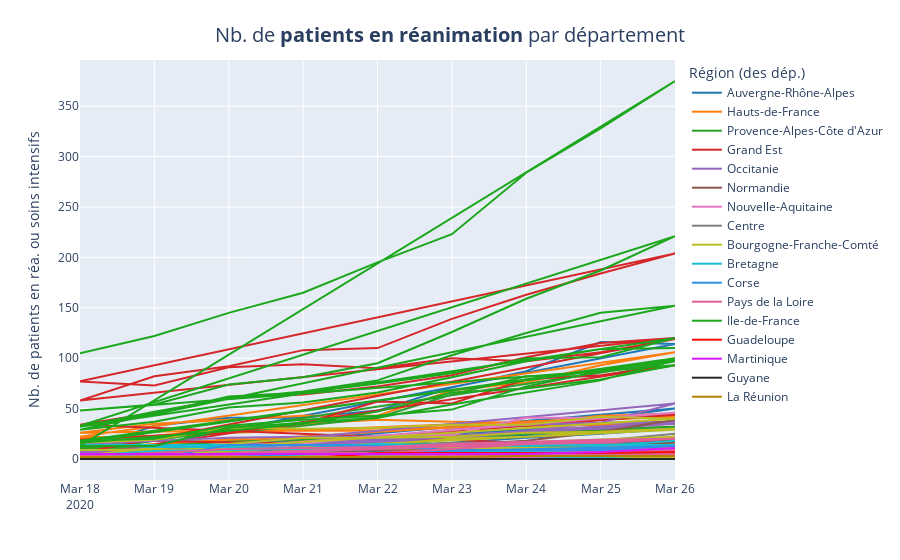

Source (notebook cell):
### Code cell
fig = px.line(x=df['jour'], y=df['rea'], color=df["regionName"], labels={'color':'Région (des dép.)'}, color_discrete_sequence=colors)
fig.update_layout(
    title_text=''
)
fig.update_layout(
    title={
                'text': "Nb. de <b>patients en réanimation</b> par département",
                'y':0.95,
                'x':0.5,
                'xanchor': 'center',
                'yanchor': 'top'},
                titlefont = dict(
                size=20)
                 )
fig.update_xaxes(title="")
fig.update_yaxes(title="Nb. de patients en réa. ou soins intensifs")
fig.write_image("images/charts/france/hosp_dep.png", scale=3, width=1100, height=700)
fig.show()

### Figure 1 — Plotly figure (JSON) as saved in the notebook; plotly's stock layout.template omitted (floating-point values rounded to 4 significant figures)
{"data": [{"hoverlabel": {"namelength": 0}, "hovertemplate": "Région (des dép.)=Auvergne-Rhône-Alpes<br>x=%{x}<br>y=%{y}", "legendgroup": "Auvergne-Rhône-Alpes", "line": {"color": "#1F77B4", "dash": "solid"}, "mode": "lines", "name": "Auvergne-Rhône-Alpes", "showlegend": true, "type": "scatter", "x": ["2020-03-18", "2020-03-19", "2020-03-20", "2020-03-21", "2020-03-22", "2020-03-23", "2020-03-24", "2020-03-25", "2020-03-26", "2020-03-18", "2020-03-19", "2020-03-20", "2020-03-21", "2020-03-22", "2020-03-23", "2020-03-24", "2020-03-25", "2020-03-26", "2020-03-18", "2020-03-19", "2020-03-20", "2020-03-21", "2020-03-22", "2020-03-23", "2020-03-24", "2020-03-25", "2020-03-26", "2020-03-18", "2020-03-19", "2020-03-20", "2020-03-21", "2020-03-22", "2020-03-23", "2020-03-24", "2020-03-25", "2020-03-26", "2020-03-18", "2020-03-19", "2020-03-20", "2020-03-21", "2020-03-22", "2020-03-23", "2020-03-24", "2020-03-25", "2020-03-26", "2020-03-18", "2020-03-19", "2020-03-20", "2020-03-21", "2020-03-22", "2020-03-23", "2020-03-24", "2020-03-25", "2020-03-26", "2020-03-18", "2020-03-19", "2020-03-20", "2020-03-21", "2020-03-22", "2020-03-23", "2020-03-24", "2020-03-25", "2020-03-26", "2020-03-18", "2020-03-19", "2020-03-20", "2020-03-21", "2020-03-22", "2020-03-23", "2020-03-24", "2020-03-25", "2020-03-26", "2020-03-18", "2020-03-19", "2020-03-20", "2020-03-21", "2020-03-22", "2020-03-23", "2020-03-24", "2020-03-25", "2020-03-26", "2020-03-18", "2020-03-19", "2020-03-20", "2020-03-21", "2020-03-22", "2020-03-23", "2020-03-24", "2020-03-25", "2020-03-26", "2020-03-18", "2020-03-19", "2020-03-20", "2020-03-21", "2020-03-22", "2020-03-23", "2020-03-24", "2020-03-25", "2020-03-26", "2020-03-18", "2020-03-19", "2020-03-20", "2020-03-21", "2020-03-22", "2020-03-23", "2020-03-24", "2020-03-25", "2020-03-26"], "xaxis": "x", "y": [0, 0, 0, 0, 1, 3, 3, 6, 6, 0, 0, 0, 0, 0, 0, 0, 0, 1, 1, 2, 3, 3, 3, 3, 4, 5, 7, 1, 1, 1, 1, 1, 2, 3, 4, 4, 2, 8, 9, 9, 11, 16, 21, 25, 30, 2, 2, 2, 2, 2, 7, 7, 16, 18, 10, 18, 17, 18, 23, 25, 29, 40, 50, 1, 1, 2, 2, 2, 3, 3, 4, 6, 2, 1, 1, 1, 2, 3, 4, 4, 4, 8, 33, 41, 41, 48, 71, 87, 116, 114, 0, 2, 2, 2, 2, 4, 4, 7, 13, 8, 11, 9, 9, 11, 20, 25, 31, 37], "yaxis": "y"}, {"hoverlabel": {"namelength": 0}, "hovertemplate": "Région (des dép.)=Hauts-de-France<br>x=%{x}<br>y=%{y}", "legendgroup": "Hauts-de-France", "line": {"color": "#FF7F0E", "dash": "solid"}, "mode": "lines", "name": "Hauts-de-France", "showlegend": true, "type": "scatter", "x": ["2020-03-18", "2020-03-19", "2020-03-20", "2020-03-21", "2020-03-22", "2020-03-23", "2020-03-24", "2020-03-25", "2020-03-26", "2020-03-18", "2020-03-19", "2020-03-20", "2020-03-21", "2020-03-22", "2020-03-23", "2020-03-24", "2020-03-25", "2020-03-26", "2020-03-18", "2020-03-19", "2020-03-20", "2020-03-21", "2020-03-22", "2020-03-23", "2020-03-24", "2020-03-25", "2020-03-26", "2020-03-18", "2020-03-19", "2020-03-20", "2020-03-21", "2020-03-22", "2020-03-23", "2020-03-24", "2020-03-25", "2020-03-26", "2020-03-18", "2020-03-19", "2020-03-20", "2020-03-21", "2020-03-22", "2020-03-23", "2020-03-24", "2020-03-25", "2020-03-26"], "xaxis": "x", "y": [10, 15, 19, 20, 21, 23, 27, 32, 35, 26, 35, 39, 43, 43, 68, 76, 93, 106, 22, 21, 28, 28, 28, 31, 35, 43, 45, 9, 11, 20, 18, 20, 28, 34, 40, 43, 20, 23, 30, 35, 39, 37, 36, 39, 42], "yaxis": "y"}, {"hoverlabel": {"namelength": 0}, "hovertemplate": "Région (des dép.)=Provence-Alpes-Côte d'Azur<br>x=%{x}<br>y=%{y}", "legendgroup": "Provence-Alpes-Côte d'Azur", "line": {"color": "#2CA02C", "dash": "solid"}, "mode": "lines", "name": "Provence-Alpes-Côte d'Azur", "showlegend": true, "type": "scatter", "x": ["2020-03-18", "2020-03-19", "2020-03-20", "2020-03-21", "2020-03-22", "2020-03-23", "2020-03-24", "2020-03-25", "2020-03-26", "2020-03-18", "2020-03-19", "2020-03-20", "2020-03-21", "2020-03-22", "2020-03-23", "2020-03-24", "2020-03-25", "2020-03-26", "2020-03-18", "2020-03-19", "2020-03-20", "2020-03-21", "2020-03-22", "2020-03-23", "2020-03-24", "2020-03-25", "2020-03-26", "2020-03-18", "2020-03-19", "2020-03-20", "2020-03-21", "2020-03-22", "2020-03-23", "2020-03-24", "2020-03-25", "2020-03-26", "2020-03-18", "2020-03-19", "2020-03-20", "2020-03-21", "2020-03-22", "2020-03-23", "2020-03-24", "2020-03-25", "2020-03-26", "2020-03-18", "2020-03-19", "2020-03-20", "2020-03-21", "2020-03-22", "2020-03-23", "2020-03-24", "2020-03-25", "2020-03-26"], "xaxis": "x", "y": [1, 1, 1, 1, 1, 1, 1, 1, 1, 1, 1, 1, 1, 1, 3, 4, 4, 6, 1, 5, 7, 7, 8, 13, 12, 17, 18, 11, 20, 26, 33, 41, 64, 82, 82, 97, 7, 13, 17, 19, 22, 23, 26, 30, 32, 3, 4, 3, 5, 5, 8, 8, 9, 10], "yaxis": "y"}, {"hoverlabel": {"namelength": 0}, "hovertemplate": "Région (des dép.)=Grand Est<br>x=%{x}<br>y=%{y}", "legendgroup": "Grand Est", "line": {"color": "#D62728", "dash": "solid"}, "mode": "lines", "name": "Grand Est", "showlegend": true, "type": "scatter", "x": ["2020-03-18", "2020-03-19", "2020-03-20", "2020-03-21", "2020-03-22", "2020-03-23", "2020-03-24", "2020-03-25", "2020-03-26", "2020-03-18", "2020-03-19", "2020-03-20", "2020-03-21", "2020-03-22", "2020-03-23", "2020-03-24", "2020-03-25", "2020-03-26", "2020-03-18", "2020-03-19", "2020-03-20", "2020-03-21", "2020-03-22", "2020-03-23", "2020-03-24", "2020-03-25", "2020-03-26", "2020-03-18", "2020-03-19", "2020-03-20", "2020-03-21", "2020-03-22", "2020-03-23", "2020-03-24", "2020-03-25", "2020-03-26", "2020-03-18", "2020-03-19", "2020-03-20", "2020-03-21", "2020-03-22", "2020-03-23", "2020-03-24", "2020-03-25", "2020-03-26", "2020-03-18", "2020-03-19", "2020-03-20", "2020-03-21", "2020-03-22", "2020-03-23", "2020-03-24", "2020-03-25", "2020-03-26", "2020-03-18", "2020-03-19", "2020-03-20", "2020-03-21", "2020-03-22", "2020-03-23", "2020-03-24", "2020-03-25", "2020-03-26", "2020-03-18", "2020-03-19", "2020-03-20", "2020-03-21", "2020-03-22", "2020-03-23", "2020-03-24", "2020-03-25", "2020-03-26", "2020-03-18", "2020-03-19", "2020-03-20", "2020-03-21", "2020-03-22", "2020-03-23", "2020-03-24", "2020-03-25", "2020-03-26", "2020-03-18", "2020-03-19", "2020-03-20", "2020-03-21", "2020-03-22", "2020-03-23", "2020-03-24", "2020-03-25", "2020-03-26"], "xaxis": "x", "y": [0, 0, 1, 1, 1, 3, 3, 3, 7, 0, 1, 2, 2, 4, 4, 4, 9, 13, 7, 7, 11, 16, 19, 28, 33, 41, 44, 0, 0, 0, 0, 2, 3, 6, 7, 9, 19, 23, 26, 35, 57, 55, 79, 83, 93, 3, 3, 5, 6, 6, 7, 7, 9, 10, 34, 46, 61, 64, 72, 83, 101, 115, 120, 58, 82, 92, 108, 110, 139, 163, 184, 204, 77, 73, 91, 94, 90, 100, 97, 106, 119, 6, 6, 5, 6, 9, 10, 11, 18, 17], "yaxis": "y"}, {"hoverlabel": {"namelength": 0}, "hovertemplate": "Région (des dép.)=Occitanie<br>x=%{x}<br>y=%{y}", "legendgroup": "Occitanie", "line": {"color": "#9467BD", "dash": "solid"}, "mode": "lines", "name": "Occitanie", "showlegend": true, "type": "scatter", "x": ["2020-03-18", "2020-03-19", "2020-03-20", "2020-03-21", "2020-03-22", "2020-03-23", "2020-03-24", "2020-03-25", "2020-03-26", "2020-03-18", "2020-03-19", "2020-03-20", "2020-03-21", "2020-03-22", "2020-03-23", "2020-03-24", "2020-03-25", "2020-03-26", "2020-03-18", "2020-03-19", "2020-03-20", "2020-03-21", "2020-03-22", "2020-03-23", "2020-03-24", "2020-03-25", "2020-03-26", "2020-03-18", "2020-03-19", "2020-03-20", "2020-03-21", "2020-03-22", "2020-03-23", "2020-03-24", "2020-03-25", "2020-03-26", "2020-03-18", "2020-03-19", "2020-03-20", "2020-03-21", "2020-03-22", "2020-03-23", "2020-03-24", "2020-03-25", "2020-03-26", "2020-03-18", "2020-03-19", "2020-03-20", "2020-03-21", "2020-03-22", "2020-03-23", "2020-03-24", "2020-03-25", "2020-03-26", "2020-03-18", "2020-03-19", "2020-03-20", "2020-03-21", "2020-03-22", "2020-03-23", "2020-03-24", "2020-03-25", "2020-03-26", "2020-03-18", "2020-03-19", "2020-03-20", "2020-03-21", "2020-03-22", "2020-03-23", "2020-03-24", "2020-03-25", "2020-03-26", "2020-03-18", "2020-03-19", "2020-03-20", "2020-03-21", "2020-03-22", "2020-03-23", "2020-03-24", "2020-03-25", "2020-03-26", "2020-03-18", "2020-03-19", "2020-03-20", "2020-03-21", "2020-03-22", "2020-03-23", "2020-03-24", "2020-03-25", "2020-03-26", "2020-03-18", "2020-03-19", "2020-03-20", "2020-03-21", "2020-03-22", "2020-03-23", "2020-03-24", "2020-03-25", "2020-03-26", "2020-03-18", "2020-03-19", "2020-03-20", "2020-03-21", "2020-03-22", "2020-03-23", "2020-03-24", "2020-03-25", "2020-03-26", "2020-03-18", "2020-03-19", "2020-03-20", "2020-03-21", "2020-03-22", "2020-03-23", "2020-03-24", "2020-03-25", "2020-03-26"], "xaxis": "x", "y": [1, 1, 1, 1, 1, 3, 3, 3, 3, 7, 11, 11, 9, 9, 13, 11, 12, 11, 2, 2, 2, 2, 2, 2, 3, 4, 5, 3, 1, 1, 1, 1, 5, 8, 10, 11, 5, 6, 10, 14, 16, 19, 28, 36, 55, 1, 3, 3, 3, 3, 3, 3, 3, 3, 15, 18, 21, 22, 22, 29, 34, 36, 37, 0, 0, 0, 0, 0, 0, 0, 1, 1, 0, 0, 0, 0, 0, 0, 2, 2, 2, 0, 1, 1, 1, 1, 1, 1, 2, 2, 5, 11, 15, 15, 20, 22, 28, 30, 35, 0, 1, 1, 1, 2, 3, 3, 7, 10, 0, 0, 0, 1, 1, 1, 1, 1, 2], "yaxis": "y"}, {"hoverlabel": {"namelength": 0}, "hovertemplate": "Région (des dép.)=Normandie<br>x=%{x}<br>y=%{y}", "legendgroup": "Normandie", "line": {"color": "#8C564B", "dash": "solid"}, "mode": "lines", "name": "Normandie", "showlegend": true, "type": "scatter", "x": ["2020-03-18", "2020-03-19", "2020-03-20", "2020-03-21", "2020-03-22", "2020-03-23", "2020-03-24", "2020-03-25", "2020-03-26", "2020-03-18", "2020-03-19", "2020-03-20", "2020-03-21", "2020-03-22", "2020-03-23", "2020-03-24", "2020-03-25", "2020-03-26", "2020-03-18", "2020-03-19", "2020-03-20", "2020-03-21", "2020-03-22", "2020-03-23", "2020-03-24", "2020-03-25", "2020-03-26", "2020-03-18", "2020-03-19", "2020-03-20", "2020-03-21", "2020-03-22", "2020-03-23", "2020-03-24", "2020-03-25", "2020-03-26", "2020-03-18", "2020-03-19", "2020-03-20", "2020-03-21", "2020-03-22", "2020-03-23", "2020-03-24", "2020-03-25", "2020-03-26"], "xaxis": "x", "y": [1, 1, 1, 3, 4, 6, 10, 14, 16, 0, 1, 1, 3, 4, 4, 4, 6, 9, 0, 0, 4, 4, 5, 7, 6, 5, 6, 0, 0, 1, 1, 1, 2, 2, 4, 5, 3, 4, 6, 10, 11, 14, 18, 27, 39], "yaxis": "y"}, {"hoverlabel": {"namelength": 0}, "hovertemplate": "Région (des dép.)=Nouvelle-Aquitaine<br>x=%{x}<br>y=%{y}", "legendgroup": "Nouvelle-Aquitaine", "line": {"color": "#E377C2", "dash": "solid"}, "mode": "lines", "name": "Nouvelle-Aquitaine", "showlegend": true, "type": "scatter", "x": ["2020-03-18", "2020-03-19", "2020-03-20", "2020-03-21", "2020-03-22", "2020-03-23", "2020-03-24", "2020-03-25", "2020-03-26", "2020-03-18", "2020-03-19", "2020-03-20", "2020-03-21", "2020-03-22", "2020-03-23", "2020-03-24", "2020-03-25", "2020-03-26", "2020-03-18", "2020-03-19", "2020-03-20", "2020-03-21", "2020-03-22", "2020-03-23", "2020-03-24", "2020-03-25", "2020-03-26", "2020-03-18", "2020-03-19", "2020-03-20", "2020-03-21", "2020-03-22", "2020-03-23", "2020-03-24", "2020-03-25", "2020-03-26", "2020-03-18", "2020-03-19", "2020-03-20", "2020-03-21", "2020-03-22", "2020-03-23", "2020-03-24", "2020-03-25", "2020-03-26", "2020-03-18", "2020-03-19", "2020-03-20", "2020-03-21", "2020-03-22", "2020-03-23", "2020-03-24", "2020-03-25", "2020-03-26", "2020-03-18", "2020-03-19", "2020-03-20", "2020-03-21", "2020-03-22", "2020-03-23", "2020-03-24", "2020-03-25", "2020-03-26", "2020-03-18", "2020-03-19", "2020-03-20", "2020-03-21", "2020-03-22", "2020-03-23", "2020-03-24", "2020-03-25", "2020-03-26", "2020-03-18", "2020-03-19", "2020-03-20", "2020-03-21", "2020-03-22", "2020-03-23", "2020-03-24", "2020-03-25", "2020-03-26", "2020-03-18", "2020-03-19", "2020-03-20", "2020-03-21", "2020-03-22", "2020-03-23", "2020-03-24", "2020-03-25", "2020-03-26", "2020-03-18", "2020-03-19", "2020-03-20", "2020-03-21", "2020-03-22", "2020-03-23", "2020-03-24", "2020-03-25", "2020-03-26", "2020-03-18", "2020-03-19", "2020-03-20", "2020-03-21", "2020-03-22", "2020-03-23", "2020-03-24", "2020-03-25", "2020-03-26"], "xaxis": "x", "y": [0, 0, 0, 1, 3, 4, 4, 3, 3, 2, 2, 3, 4, 4, 6, 6, 6, 11, 0, 0, 0, 0, 0, 1, 3, 4, 6, 0, 0, 0, 0, 0, 0, 0, 0, 0, 1, 1, 3, 3, 3, 3, 4, 5, 4, 4, 5, 5, 15, 23, 24, 41, 41, 46, 0, 0, 0, 0, 0, 0, 0, 2, 3, 4, 1, 1, 1, 2, 4, 2, 1, 3, 0, 0, 0, 1, 1, 1, 5, 7, 9, 1, 1, 1, 1, 1, 1, 1, 1, 1, 0, 0, 0, 0, 1, 1, 0, 0, 6, 0, 1, 2, 2, 2, 2, 3, 5, 4], "yaxis": "y"}, {"hoverlabel": {"namelength": 0}, "hovertemplate": "Région (des dép.)=Centre<br>x=%{x}<br>y=%{y}", "legendgroup": "Centre", "line": {"color": "#7F7F7F", "dash": "solid"}, "mode": "lines", "name": "Centre", "showlegend": true, "type": "scatter", "x": ["2020-03-18", "2020-03-19", "2020-03-20", "2020-03-21", "2020-03-22", "2020-03-23", "2020-03-24", "2020-03-25", "2020-03-26", "2020-03-18", "2020-03-19", "2020-03-20", "2020-03-21", "2020-03-22", "2020-03-23", "2020-03-24", "2020-03-25", "2020-03-26", "2020-03-18", "2020-03-19", "2020-03-20", "2020-03-21", "2020-03-22", "2020-03-23", "2020-03-24", "2020-03-25", "2020-03-26", "2020-03-18", "2020-03-19", "2020-03-20", "2020-03-21", "2020-03-22", "2020-03-23", "2020-03-24", "2020-03-25", "2020-03-26", "2020-03-18", "2020-03-19", "2020-03-20", "2020-03-21", "2020-03-22", "2020-03-23", "2020-03-24", "2020-03-25", "2020-03-26", "2020-03-18", "2020-03-19", "2020-03-20", "2020-03-21", "2020-03-22", "2020-03-23", "2020-03-24", "2020-03-25", "2020-03-26"], "xaxis": "x", "y": [0, 0, 0, 0, 0, 0, 2, 5, 6, 3, 4, 2, 2, 2, 10, 12, 18, 20, 0, 0, 1, 2, 2, 5, 7, 7, 7, 1, 3, 5, 4, 5, 6, 6, 8, 9, 0, 0, 0, 0, 0, 1, 1, 2, 2, 1, 3, 5, 6, 12, 16, 16, 18, 25], "yaxis": "y"}, {"hoverlabel": {"namelength": 0}, "hovertemplate": "Région (des dép.)=Bourgogne-Franche-Comté<br>x=%{x}<br>y=%{y}", "legendgroup": "Bourgogne-Franche-Comté", "line": {"color": "#BCBD22", "dash": "solid"}, "mode": "lines", "name": "Bourgogne-Franche-Comté", "showlegend": true, "type": "scatter", "x": ["2020-03-18", "2020-03-19", "2020-03-20", "2020-03-21", "2020-03-22", "2020-03-23", "2020-03-24", "2020-03-25", "2020-03-26", "2020-03-18", "2020-03-19", "2020-03-20", "2020-03-21", "2020-03-22", "2020-03-23", "2020-03-24", "2020-03-25", "2020-03-26", "2020-03-18", "2020-03-19", "2020-03-20", "2020-03-21", "2020-03-22", "2020-03-23", "2020-03-24", "2020-03-25", "2020-03-26", "2020-03-18", "2020-03-19", "2020-03-20", "2020-03-21", "2020-03-22", "2020-03-23", "2020-03-24", "2020-03-25", "2020-03-26", "2020-03-18", "2020-03-19", "2020-03-20", "2020-03-21", "2020-03-22", "2020-03-23", "2020-03-24", "2020-03-25", "2020-03-26", "2020-03-18", "2020-03-19", "2020-03-20", "2020-03-21", "2020-03-22", "2020-03-23", "2020-03-24", "2020-03-25", "2020-03-26", "2020-03-18", "2020-03-19", "2020-03-20", "2020-03-21", "2020-03-22", "2020-03-23", "2020-03-24", "2020-03-25", "2020-03-26", "2020-03-18", "2020-03-19", "2020-03-20", "2020-03-21", "2020-03-22", "2020-03-23", "2020-03-24", "2020-03-25", "2020-03-26"], "xaxis": "x", "y": [16, 19, 31, 30, 31, 34, 34, 42, 40, 3, 11, 15, 21, 21, 22, 26, 27, 29, 1, 1, 1, 1, 1, 1, 2, 4, 9, 0, 0, 1, 1, 1, 2, 2, 2, 2, 4, 3, 6, 6, 6, 6, 13, 18, 22, 0, 3, 5, 6, 6, 7, 14, 19, 22, 0, 1, 3, 3, 3, 7, 8, 11, 12, 9, 9, 9, 11, 14, 20, 22, 27, 30], "yaxis": "y"}, {"hoverlabel": {"namelength": 0}, "hovertemplate": "Région (des dép.)=Bretagne<br>x=%{x}<br>y=%{y}", "legendgroup": "Bretagne", "line": {"color": "#17BECF", "dash": "solid"}, "mode": "lines", "name": "Bretagne", "showlegend": true, "type": "scatter", "x": ["2020-03-18", "2020-03-19", "2020-03-20", "2020-03-21", "2020-03-22", "2020-03-23", "2020-03-24", "2020-03-25", "2020-03-26", "2020-03-18", "2020-03-19", "2020-03-20", "2020-03-21", "2020-03-22", "2020-03-23", "2020-03-24", "2020-03-25", "2020-03-26", "2020-03-18", "2020-03-19", "2020-03-20", "2020-03-21", "2020-03-22", "2020-03-23", "2020-03-24", "2020-03-25", "2020-03-26", "2020-03-18", "2020-03-19", "2020-03-20", "2020-03-21", "2020-03-22", "2020-03-23", "2020-03-24", "2020-03-25", "2020-03-26"], "xaxis": "x", "y": [1, 1, 0, 1, 1, 1, 2, 2, 4, 5, 5, 4, 2, 2, 1, 1, 9, 9, 3, 8, 9, 10, 13, 14, 13, 14, 14, 14, 12, 12, 11, 15, 14, 14, 13, 18], "yaxis": "y"}, {"hoverlabel": {"namelength": 0}, "hovertemplate": "Région (des dép.)=Corse<br>x=%{x}<br>y=%{y}", "legendgroup": "Corse", "line": {"color": "#2E91E5", "dash": "solid"}, "mode": "lines", "name": "Corse", "showlegend": true, "type": "scatter", "x": ["2020-03-18", "2020-03-19", "2020-03-20", "2020-03-21", "2020-03-22", "2020-03-23", "2020-03-24", "2020-03-25", "2020-03-26", "2020-03-18", "2020-03-19", "2020-03-20", "2020-03-21", "2020-03-22", "2020-03-23", "2020-03-24", "2020-03-25", "2020-03-26"], "xaxis": "x", "y": [0, 0, 14, 14, 13, 9, 9, 9, 13, 0, 0, 0, 0, 0, 0, 0, 0, 0], "yaxis": "y"}, {"hoverlabel": {"namelength": 0}, "hovertemplate": "Région (des dép.)=Pays de la Loire<br>x=%{x}<br>y=%{y}", "legendgroup": "Pays de la Loire", "line": {"color": "#E15F99", "dash": "solid"}, "mode": "lines", "name": "Pays de la Loire", "showlegend": true, "type": "scatter", "x": ["2020-03-18", "2020-03-19", "2020-03-20", "2020-03-21", "2020-03-22", "2020-03-23", "2020-03-24", "2020-03-25", "2020-03-26", "2020-03-18", "2020-03-19", "2020-03-20", "2020-03-21", "2020-03-22", "2020-03-23", "2020-03-24", "2020-03-25", "2020-03-26", "2020-03-18", "2020-03-19", "2020-03-20", "2020-03-21", "2020-03-22", "2020-03-23", "2020-03-24", "2020-03-25", "2020-03-26", "2020-03-18", "2020-03-19", "2020-03-20", "2020-03-21", "2020-03-22", "2020-03-23", "2020-03-24", "2020-03-25", "2020-03-26", "2020-03-18", "2020-03-19", "2020-03-20", "2020-03-21", "2020-03-22", "2020-03-23", "2020-03-24", "2020-03-25", "2020-03-26"], "xaxis": "x", "y": [3, 6, 10, 11, 12, 15, 17, 19, 20, 1, 3, 4, 6, 6, 10, 15, 16, 20, 0, 1, 2, 2, 2, 2, 2, 4, 5, 0, 0, 0, 0, 0, 2, 3, 3, 5, 0, 1, 1, 2, 5, 6, 6, 7, 9], "yaxis": "y"}, {"hoverlabel": {"namelength": 0}, "hovertemplate": "Région (des dép.)=Ile-de-France<br>x=%{x}<br>y=%{y}", "legendgroup": "Ile-de-France", "line": {"color": "#1CA71C", "dash": "solid"}, "mode": "lines", "name": "Ile-de-France", "showlegend": true, "type": "scatter", "x": ["2020-03-18", "2020-03-19", "2020-03-20", "2020-03-21", "2020-03-22", "2020-03-23", "2020-03-24", "2020-03-25", "2020-03-26", "2020-03-18", "2020-03-19", "2020-03-20", "2020-03-21", "2020-03-22", "2020-03-23", "2020-03-24", "2020-03-25", "2020-03-26", "2020-03-18", "2020-03-19", "2020-03-20", "2020-03-21", "2020-03-22", "2020-03-23", "2020-03-24", "2020-03-25", "2020-03-26", "2020-03-18", "2020-03-19", "2020-03-20", "2020-03-21", "2020-03-22", "2020-03-23", "2020-03-24", "2020-03-25", "2020-03-26", "2020-03-18", "2020-03-19", "2020-03-20", "2020-03-21", "2020-03-22", "2020-03-23", "2020-03-24", "2020-03-25", "2020-03-26", "2020-03-18", "2020-03-19", "2020-03-20", "2020-03-21", "2020-03-22", "2020-03-23", "2020-03-24", "2020-03-25", "2020-03-26", "2020-03-18", "2020-03-19", "2020-03-20", "2020-03-21", "2020-03-22", "2020-03-23", "2020-03-24", "2020-03-25", "2020-03-26", "2020-03-18", "2020-03-19", "2020-03-20", "2020-03-21", "2020-03-22", "2020-03-23", "2020-03-24", "2020-03-25", "2020-03-26"], "xaxis": "x", "y": [105, 122, 145, 165, 195, 223, 284, 328, 375, 13, 13, 31, 36, 41, 54, 66, 78, 98, 18, 20, 33, 39, 43, 49, 72, 87, 100, 16, 22, 28, 35, 47, 66, 70, 79, 93, 48, 54, 74, 81, 95, 126, 159, 187, 221, 33, 45, 62, 66, 75, 85, 100, 101, 120, 32, 47, 60, 67, 78, 103, 125, 145, 152, 29, 37, 51, 56, 66, 81, 97, 109, 110], "yaxis": "y"}, {"hoverlabel": {"namelength": 0}, "hovertemplate": "Région (des dép.)=Guadeloupe<br>x=%{x}<br>y=%{y}", "legendgroup": "Guadeloupe", "line": {"color": "#FB0D0D", "dash": "solid"}, "mode": "lines", "name": "Guadeloupe", "showlegend": true, "type": "scatter", "x": ["2020-03-18", "2020-03-19", "2020-03-20", "2020-03-21", "2020-03-22", "2020-03-23", "2020-03-24", "2020-03-25", "2020-03-26"], "xaxis": "x", "y": [0, 0, 0, 0, 6, 6, 6, 6, 7], "yaxis": "y"}, {"hoverlabel": {"namelength": 0}, "hovertemplate": "Région (des dép.)=Martinique<br>x=%{x}<br>y=%{y}", "legendgroup": "Martinique", "line": {"color": "#DA16FF", "dash": "solid"}, "mode": "lines", "name": "Martinique", "showlegend": true, "type": "scatter", "x": ["2020-03-18", "2020-03-19", "2020-03-20", "2020-03-21", "2020-03-22", "2020-03-23", "2020-03-24", "2020-03-25", "2020-03-26"], "xaxis": "x", "y": [5, 5, 5, 5, 5, 5, 5, 7, 11], "yaxis": "y"}, {"hoverlabel": {"namelength": 0}, "hovertemplate": "Région (des dép.)=Guyane<br>x=%{x}<br>y=%{y}", "legendgroup": "Guyane", "line": {"color": "#222A2A", "dash": "solid"}, "mode": "lines", "name": "Guyane", "showlegend": true, "type": "scatter", "x": ["2020-03-18", "2020-03-19", "2020-03-20", "2020-03-21", "2020-03-22", "2020-03-23", "2020-03-24", "2020-03-25", "2020-03-26"], "xaxis": "x", "y": [0, 0, 0, 0, 0, 0, 0, 0, 0], "yaxis": "y"}, {"hoverlabel": {"namelength": 0}, "hovertemplate": "Région (des dép.)=La Réunion<br>x=%{x}<br>y=%{y}", "legendgroup": "La Réunion", "line": {"color": "#B68100", "dash": "solid"}, "mode": "lines", "name": "La Réunion", "showlegend": true, "type": "scatter", "x": ["2020-03-18", "2020-03-19", "2020-03-20", "2020-03-21", "2020-03-22", "2020-03-23", "2020-03-24", "2020-03-25", "2020-03-26"], "xaxis": "x", "y": [2, 2, 2, 2, 2, 2, 3, 3, 3], "yaxis": "y"}], "layout": {"legend": {"title": {"text": "Région (des dép.)"}, "tracegroupgap": 0}, "margin": {"t": 60}, "title": {"font": {"size": 20}, "text": "Nb. de <b>patients en réanimation</b> par département", "x": 0.5, "xanchor": "center", "y": 0.95, "yanchor": "top"}, "xaxis": {"anchor": "y", "domain": [0, 1], "title": {"text": ""}}, "yaxis": {"anchor": "x", "domain": [0, 1], "title": {"text": "Nb. de patients en réa. ou soins intensifs"}}}}
